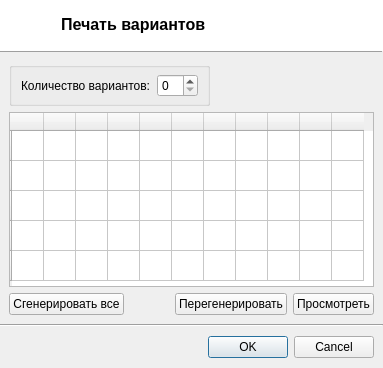
<?xml version="1.0" encoding="UTF-8"?>
<ui version="4.0">
 <class>dlgPrint</class>
 <widget class="QDialog" name="dlgPrint">
  <property name="geometry">
   <rect>
    <x>0</x>
    <y>0</y>
    <width>383</width>
    <height>368</height>
   </rect>
  </property>
  <property name="windowTitle">
   <string>Dialog</string>
  </property>
  <layout class="QVBoxLayout" name="verticalLayout">
   <property name="spacing">
    <number>0</number>
   </property>
   <property name="leftMargin">
    <number>0</number>
   </property>
   <property name="topMargin">
    <number>0</number>
   </property>
   <property name="rightMargin">
    <number>0</number>
   </property>
   <property name="bottomMargin">
    <number>1</number>
   </property>
   <item>
    <widget class="QFrame" name="frame_3">
     <property name="minimumSize">
      <size>
       <width>0</width>
       <height>50</height>
      </size>
     </property>
     <property name="maximumSize">
      <size>
       <width>16777215</width>
       <height>50</height>
      </size>
     </property>
     <property name="styleSheet">
      <string notr="true">background: palette(base);</string>
     </property>
     <property name="frameShadow">
      <enum>QFrame::Raised</enum>
     </property>
     <layout class="QHBoxLayout" name="horizontalLayout_2">
      <property name="spacing">
       <number>9</number>
      </property>
      <property name="leftMargin">
       <number>20</number>
      </property>
      <item>
       <widget class="QLabel" name="label_2">
        <property name="minimumSize">
         <size>
          <width>32</width>
          <height>32</height>
         </size>
        </property>
        <property name="maximumSize">
         <size>
          <width>32</width>
          <height>32</height>
         </size>
        </property>
        <property name="text">
         <string/>
        </property>
        <property name="pixmap">
         <pixmap resource="../r.qrc">:/ico32/contact-new.png</pixmap>
        </property>
       </widget>
      </item>
      <item>
       <widget class="QLabel" name="label_3">
        <property name="text">
         <string>&lt;!DOCTYPE HTML PUBLIC &quot;-//W3C//DTD HTML 4.0//EN&quot; &quot;http://www.w3.org/TR/REC-html40/strict.dtd&quot;&gt;
&lt;html&gt;&lt;head&gt;&lt;meta name=&quot;qrichtext&quot; content=&quot;1&quot; /&gt;&lt;style type=&quot;text/css&quot;&gt;
p, li { white-space: pre-wrap; }
&lt;/style&gt;&lt;/head&gt;&lt;body style=&quot; font-family:'MS Shell Dlg 2'; font-size:8.25pt; font-weight:400; font-style:normal;&quot;&gt;
&lt;p style=&quot; margin-top:0px; margin-bottom:0px; margin-left:0px; margin-right:0px; -qt-block-indent:0; text-indent:0px;&quot;&gt;&lt;span style=&quot; font-size:12pt; font-weight:600;&quot;&gt;Печать вариантов&lt;/span&gt;&lt;/p&gt;&lt;/body&gt;&lt;/html&gt;</string>
        </property>
       </widget>
      </item>
     </layout>
    </widget>
   </item>
   <item>
    <widget class="Line" name="line_2">
     <property name="frameShadow">
      <enum>QFrame::Raised</enum>
     </property>
     <property name="orientation">
      <enum>Qt::Horizontal</enum>
     </property>
    </widget>
   </item>
   <item>
    <widget class="QFrame" name="frame">
     <property name="frameShadow">
      <enum>QFrame::Raised</enum>
     </property>
     <layout class="QGridLayout" name="gridLayout_2">
      <item row="0" column="0">
       <widget class="QGroupBox" name="groupBox">
        <property name="sizePolicy">
         <sizepolicy hsizetype="Minimum" vsizetype="Preferred">
          <horstretch>0</horstretch>
          <verstretch>0</verstretch>
         </sizepolicy>
        </property>
        <property name="title">
         <string/>
        </property>
        <layout class="QHBoxLayout" name="horizontalLayout">
         <property name="topMargin">
          <number>6</number>
         </property>
         <property name="bottomMargin">
          <number>6</number>
         </property>
         <item>
          <widget class="QLabel" name="label">
           <property name="sizePolicy">
            <sizepolicy hsizetype="Fixed" vsizetype="Preferred">
             <horstretch>0</horstretch>
             <verstretch>0</verstretch>
            </sizepolicy>
           </property>
           <property name="text">
            <string>Количество вариантов:</string>
           </property>
          </widget>
         </item>
         <item>
          <widget class="QSpinBox" name="spinBox">
           <property name="sizePolicy">
            <sizepolicy hsizetype="Minimum" vsizetype="Fixed">
             <horstretch>0</horstretch>
             <verstretch>0</verstretch>
            </sizepolicy>
           </property>
          </widget>
         </item>
        </layout>
       </widget>
      </item>
      <item row="0" column="1">
       <spacer name="horizontalSpacer">
        <property name="orientation">
         <enum>Qt::Horizontal</enum>
        </property>
        <property name="sizeType">
         <enum>QSizePolicy::MinimumExpanding</enum>
        </property>
        <property name="sizeHint" stdset="0">
         <size>
          <width>40</width>
          <height>20</height>
         </size>
        </property>
       </spacer>
      </item>
      <item row="1" column="0" colspan="2">
       <widget class="QFrame" name="frame_4">
        <property name="frameShadow">
         <enum>QFrame::Raised</enum>
        </property>
        <layout class="QGridLayout" name="gridLayout">
         <property name="margin">
          <number>0</number>
         </property>
         <item row="0" column="0" colspan="4">
          <widget class="QTableWidget" name="tableWidget">
           <attribute name="horizontalHeaderDefaultSectionSize">
            <number>32</number>
           </attribute>
           <attribute name="horizontalHeaderMinimumSectionSize">
            <number>15</number>
           </attribute>
           <row>
            <property name="text">
             <string/>
            </property>
           </row>
           <row>
            <property name="text">
             <string/>
            </property>
           </row>
           <row>
            <property name="text">
             <string/>
            </property>
           </row>
           <row>
            <property name="text">
             <string/>
            </property>
           </row>
           <row>
            <property name="text">
             <string/>
            </property>
           </row>
           <column>
            <property name="text">
             <string/>
            </property>
           </column>
           <column>
            <property name="text">
             <string/>
            </property>
           </column>
           <column>
            <property name="text">
             <string/>
            </property>
           </column>
           <column>
            <property name="text">
             <string/>
            </property>
           </column>
           <column>
            <property name="text">
             <string/>
            </property>
           </column>
           <column>
            <property name="text">
             <string/>
            </property>
           </column>
           <column>
            <property name="text">
             <string/>
            </property>
           </column>
           <column>
            <property name="text">
             <string/>
            </property>
           </column>
           <column>
            <property name="text">
             <string/>
            </property>
           </column>
           <column>
            <property name="text">
             <string/>
            </property>
           </column>
           <column>
            <property name="text">
             <string/>
            </property>
           </column>
          </widget>
         </item>
         <item row="1" column="0">
          <widget class="QPushButton" name="pushButton_3">
           <property name="text">
            <string>Сгенерировать все</string>
           </property>
          </widget>
         </item>
         <item row="1" column="1">
          <spacer name="horizontalSpacer_2">
           <property name="orientation">
            <enum>Qt::Horizontal</enum>
           </property>
           <property name="sizeHint" stdset="0">
            <size>
             <width>47</width>
             <height>20</height>
            </size>
           </property>
          </spacer>
         </item>
         <item row="1" column="2">
          <widget class="QPushButton" name="pushButton_2">
           <property name="text">
            <string>Перегенерировать</string>
           </property>
          </widget>
         </item>
         <item row="1" column="3">
          <widget class="QPushButton" name="pushButton">
           <property name="text">
            <string>Просмотреть</string>
           </property>
          </widget>
         </item>
        </layout>
       </widget>
      </item>
     </layout>
    </widget>
   </item>
   <item>
    <widget class="Line" name="line">
     <property name="orientation">
      <enum>Qt::Horizontal</enum>
     </property>
    </widget>
   </item>
   <item>
    <widget class="QFrame" name="frame_2">
     <layout class="QVBoxLayout" name="verticalLayout_2">
      <property name="topMargin">
       <number>9</number>
      </property>
      <property name="rightMargin">
       <number>9</number>
      </property>
      <property name="bottomMargin">
       <number>9</number>
      </property>
      <item>
       <widget class="QDialogButtonBox" name="buttonBox">
        <property name="standardButtons">
         <set>QDialogButtonBox::Cancel|QDialogButtonBox::Ok</set>
        </property>
       </widget>
      </item>
     </layout>
    </widget>
   </item>
  </layout>
 </widget>
 <resources>
  <include location="../r.qrc"/>
 </resources>
 <connections/>
</ui>
